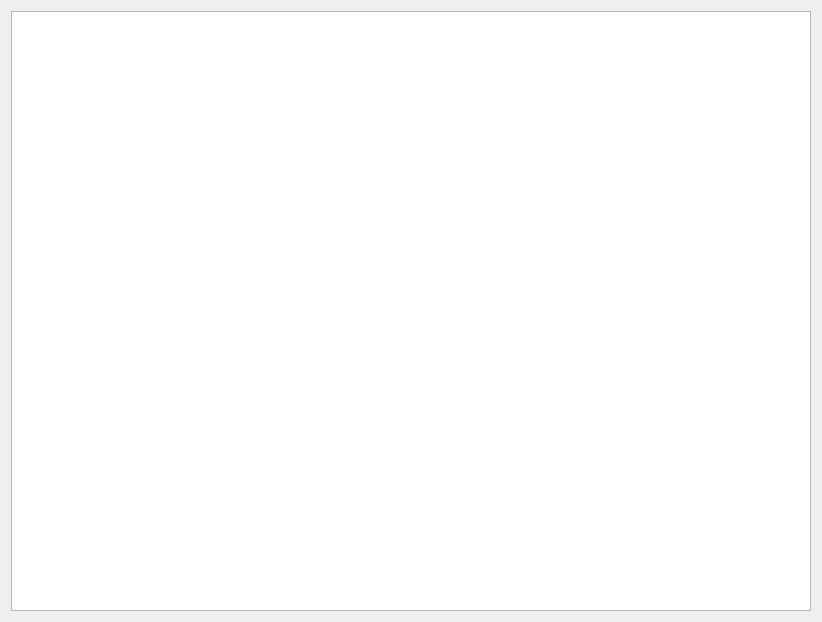
<?xml version="1.0" encoding="UTF-8"?>
<ui version="4.0">
 <class>GameOfLifeClass</class>
 <widget class="QWidget" name="GameOfLifeClass">
  <property name="geometry">
   <rect>
    <x>0</x>
    <y>0</y>
    <width>800</width>
    <height>600</height>
   </rect>
  </property>
  <property name="sizePolicy">
   <sizepolicy hsizetype="Fixed" vsizetype="Fixed">
    <horstretch>0</horstretch>
    <verstretch>0</verstretch>
   </sizepolicy>
  </property>
  <property name="windowTitle">
   <string>GameOfLife</string>
  </property>
  <layout class="QVBoxLayout" name="verticalLayout">
   <item>
    <widget class="QGraphicsView" name="graphicsView">
     <property name="sizePolicy">
      <sizepolicy hsizetype="Fixed" vsizetype="Fixed">
       <horstretch>0</horstretch>
       <verstretch>0</verstretch>
      </sizepolicy>
     </property>
     <property name="minimumSize">
      <size>
       <width>800</width>
       <height>600</height>
      </size>
     </property>
     <property name="maximumSize">
      <size>
       <width>800</width>
       <height>600</height>
      </size>
     </property>
     <property name="autoFillBackground">
      <bool>false</bool>
     </property>
    </widget>
   </item>
  </layout>
 </widget>
 <layoutdefault spacing="6" margin="11"/>
 <resources>
  <include location="GameOfLife.qrc"/>
 </resources>
 <connections/>
</ui>
